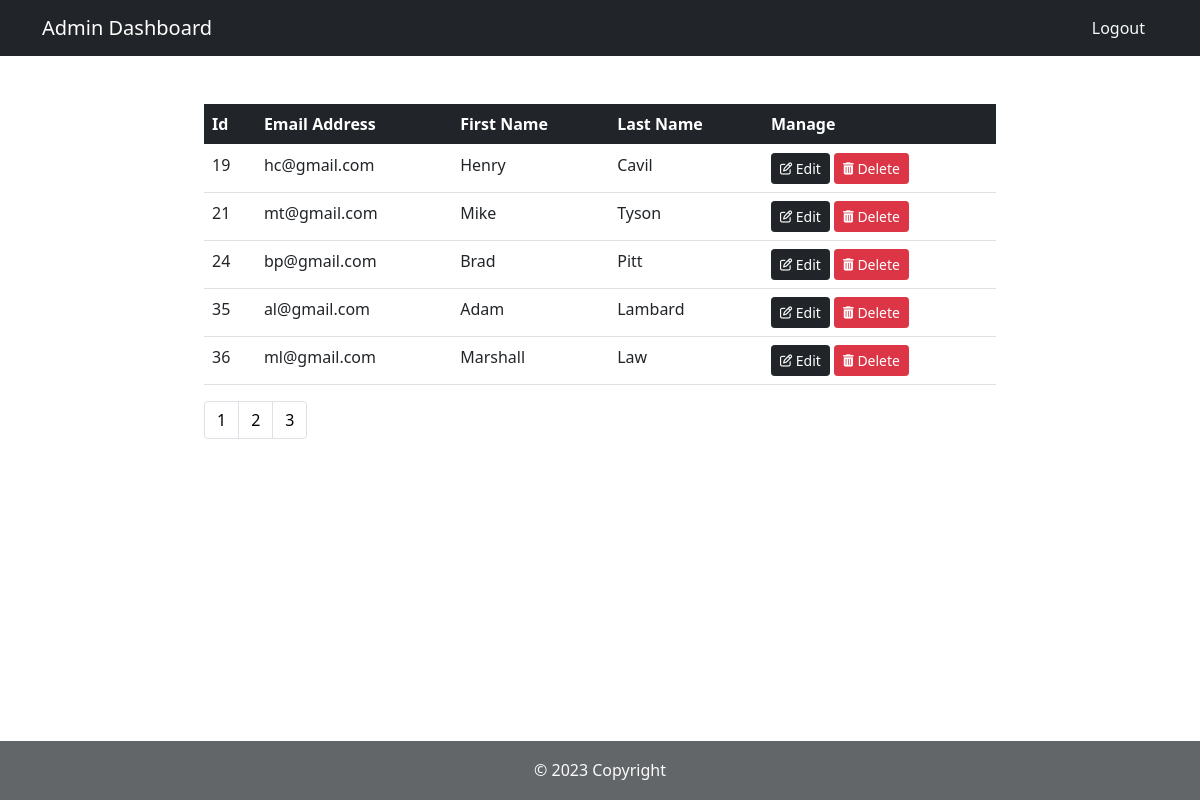
Page /index.php?route=admin-dashboard (signed in) on the committed database.
### tables this page shows
CREATE TABLE `users` (
  `id` int NOT NULL,
  `first_name` varchar(255) NOT NULL,
  `last_name` varchar(255) NOT NULL,
  `email` varchar(255) NOT NULL,
  `age` int NOT NULL,
  `profession` varchar(255) NOT NULL,
  `address` varchar(255) NOT NULL,
  `password` varchar(255) NOT NULL,
  `user_type` int NOT NULL DEFAULT '1'
);

### controller/UserController.php (called while the page is built, shortened)
<?php
require_once "./model/User.php";
class UserController
{
    public function adminDashboard()
    {
        $user = new User();
        $users = $user->getAllUsers(1, 5);
        $totalPages = $user->getTotalPages(5);
        include './view/adminDashboard.php';
    }
}

### model/DbConnection.php (called while the page is built, shortened)
<?php
class DbConnection
{
    protected function connect()
    {
        $servername = "localhost";
        $username = "root";
        $password = "admin123";
        $dbname = "project";
        try {
            $conn = new PDO("mysql:host=$servername;dbname=$dbname", $username, $password);
            $conn->setAttribute(PDO::ATTR_ERRMODE, PDO::ERRMODE_EXCEPTION);
            $this->conn = $conn;
            return "Connection Successful.";
        } catch (PDOException $e) {
            return "Connection failed: " . $e->getMessage();
        }
    }
}

### model/User.php (called while the page is built, shortened)
<?php
require_once "DbConnection.php";
class User extends DbConnection
{
    public function getAllUsers($page, $itemsPerPage)
    {
        $start = ($page - 1) * $itemsPerPage;
        $stmt = $this->conn->prepare("SELECT id, email, first_name, last_name
         FROM users WHERE user_type='1' LIMIT $start, $itemsPerPage");
        $stmt->execute();
        return $stmt->fetchAll(PDO::FETCH_ASSOC);
    }
    public function getTotalPages($itemsPerPage)
    {
        $totalRecords = $this->getTotalUsers();
        return ceil($totalRecords / $itemsPerPage);
    }
    public function getTotalUsers()
    {
        $stmt = $this->conn->prepare("SELECT COUNT(*) FROM users WHERE user_type='1'");
        $stmt->execute();
        return $stmt->fetchColumn();
    }
}

### view/adminDashboard.php (the view, shortened to what this page needs)
<?php
require_once "ui-component/header.php";
require_once "ui-component/navbar.php";
?>
<div class="row my-5">
    <div id='manage-users' class="col-8 m-auto">
        <table class="table">
            <thead class="table-dark">
                <th>Id</th>
                <th>Email Address</th>
                <th>First Name</th>
                <th>Last Name</th>
                <th>Manage</th>
            </thead>
            <tbody>
                <?php foreach ($users as $user) : ?>
                    <tr id="row-<?= $user['id'] ?>">
                        <td><?= $user['id'] ?></td>
                        <td><?= $user['email'] ?></td>
                        <td><?= $user['first_name'] ?></td>
                        <td><?= $user['last_name'] ?></td>
                        <td>
                            <a href="index.php?route=edit-user-page&id=<?= $user['id'] ?>" class="btn btn-dark btn-sm"><i class="fa-regular fa-pen-to-square fa-sm"></i> Edit</a>
                            <form id="delete-form-<?= $user['id'] ?>" class="d-inline">
                                <button type="submit" class="btn btn-danger btn-sm"><i class="fa-solid fa-trash-can fa-sm"></i> Delete</button>
                            </form>
                        </td>
                    </tr>
                <?php endforeach; ?>
            </tbody>
        </table>
        <?php if ($totalPages > 1) : ?>
            <nav aria-label="...">
                <ul class="pagination">
                    <?php for ($i = 1; $i <= $totalPages; $i++) : ?>
                        <li class="page-item text-dark page-no">
                            <a class="page-link" href="#"><?= $i ?></a>
                        </li>
                    <?php endfor; ?>
                </ul>
            </nav>
        <?php endif; ?>
    </div>
</div>
<?php require_once "ui-component/footer.php"; ?>

### index.php (shortened to what this page needs)
<?php
require_once "controller/UserController.php";
$controller = new UserController();
if ($_SERVER['REQUEST_METHOD'] == 'GET' && $_GET['route'] == 'admin-dashboard') {
    $controller->adminDashboard();
}

### view/ui-component/header.php (shortened to what this page needs)
<!doctype html>
<html lang="en">
<head>
  <link href="view/css/bs5.min.css" type="text/css" rel="stylesheet">
  <link href="view/css/style.css" type="text/css" rel="stylesheet">
  <link href="https://cdnjs.cloudflare.com/ajax/libs/font-awesome/6.5.1/css/all.min.css" type="text/css" rel="stylesheet">
</head>
<body>

### view/ui-component/navbar.php (shortened to what this page needs)
<nav class="navbar navbar-expand-lg navbar-dark <?= (!($_SESSION['admin']) ? "bg-primary" : "bg-dark") ?>">
  <div class="container">
    <a class="navbar-brand" href="index.php">
      <?php if ($_SESSION['userId']) : ?>
        <?= (isset($_SESSION['admin']) ? 'Admin Dashboard' : 'User Dashboard') ?>
      <?php else : ?>
        Mini-MVC
      <?php endif; ?>
    </a>
    <div class="collapse navbar-collapse" id="navbarNav">
      <ul class="navbar-nav ms-auto">
        <?php if ($_SESSION['userId']) : ?>
          <li class="nav-item">
            <form action="index.php?route=logout" method="post">
              <button type="submit" class="btn btn-link navbar-btn navbar-link text-light text-decoration-none">Logout</button>
            </form>
          </li>
        <?php endif; ?>
      </ul>
    </div>
  </div>
</nav>

### view/ui-component/footer.php
<footer class="text-center text-lg-start <?= (isset($_SESSION['admin']) ? 'bg-dark' : 'bg-primary') ?> text-light opacity-70">
    <div class="text-center p-3">
        © 2023 Copyright
    </div>
</footer>
</body>
</html>

### view/css/style.css (style rules this page uses)
.page-no a { color: #000; }
body { margin: 0; padding: 0; box-sizing: border-box; }
footer { text-align: center; padding: 0.1rem; position: fixed; bottom: 0; width: 100%; }
.opacity-70 { opacity:0.7; }

### rows in the picture
users: id "19", email "hc@gmail.com", first_name "Henry", last_name "Cavil"
users: id "21", email "mt@gmail.com", first_name "Mike", last_name "Tyson"
users: id "24", email "bp@gmail.com", first_name "Brad", last_name "Pitt"
users: id "35", email "al@gmail.com", first_name "Adam", last_name "Lambard"
users: id "36", email "ml@gmail.com", first_name "Marshall", last_name "Law"
